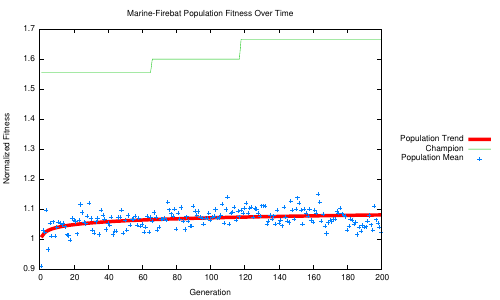

gnuplot code for this plot:
load "fonts.gp"
set terminal pdf
source = "squad_mf"
set output source.".pdf"
set xlabel "Generation";
set ylabel "Normalized Fitness";
set title "Marine-Firebat Population Fitness Over Time";
set datafile separator ',';
set key inside right center;
f(x) = a + b*log(x)
fit f(x) source.".csv" u 12:2 via a, b
plot \
  f(x) title 'Population Trend' lw 10, \
  source.".csv" u 12:1 title 'Champion' with lines, \
  source.".csv" u 12:2 title 'Population Mean';